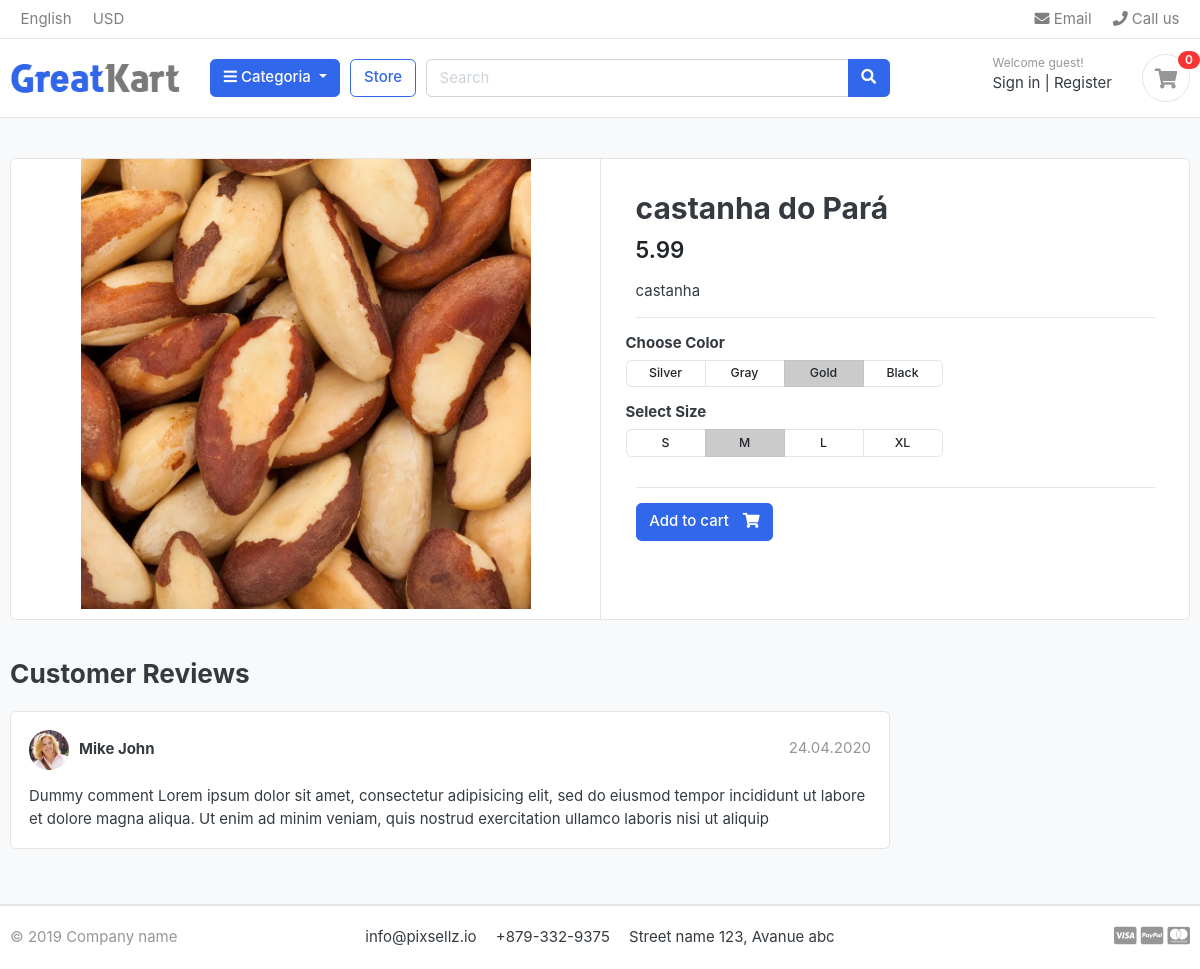
The page /loja/produtos_naturais/castanha-do-para/ on the database its author committed.
### produtos/models.py (models this page shows, shortened)
class Produto(models.Model):
    categoria =       models.ForeignKey(Categoria, on_delete=models.CASCADE)
    produto_nome =    models.CharField(max_length=200, unique=True)
    slug =            models.SlugField(max_length=200, unique=True)
    descricao =       models.CharField(max_length=200, unique=False)
    preco =           models.DecimalField(max_digits=12, decimal_places=2)
    imagens =         models.ImageField(upload_to='fotos/produtos',blank=True)
    estoque =         models.IntegerField()
    esta_disponivel = models.BooleanField(default=True)
    criado_em =       models.DateTimeField(auto_now_add=True)
    modificado_em =   models.DateTimeField(auto_now=True)

### produtos/views.py (the view)
# urls.py: path('<slug:categoria_slug>/<slug:produto_slug>/', views.visualizarDetalheProduto, name='visualizarDetalheProduto'),
def visualizarDetalheProduto(request, categoria_slug, produto_slug):
    produto = Produto.objects.get(slug = produto_slug, categoria__slug= categoria_slug)
    contexto = {
        'produto' : produto,
    }
    return render(request, 'produto_detalhe.html', contexto)

### carrinho/processador_contexto.py (called while the page is built)
def contador(request):
    contador = 0
    if 'admin' in request.path:
        return {}
    else:
        try:
            car = Carrinho.objects.filter(car_id = getCarId(request))
            car_items = CarItem.objects.all().filter(carrinho = car[:1])
            for car_item in car_items:
                contador += car_item.quantidade
        except Carrinho.DoesNotExist:
            contador = 0
    return dict(car_cont = contador)

### carrinho/views.py (called while the page is built)
def getCarId(request):
    carSession = request.session.session_key
    if not carSession:
        carSession = request.session.create()
    return carSession

### categoria/context_processors.py (called while the page is built)
def menu_categoria(request):
    lista_categoria = Categoria.objects.all()
    return dict(opcoes = lista_categoria)

### categoria/models.py (called while the page is built)
    def get_url(self):
        return reverse('produtos_por_categoria', args=[self.slug])

### templates/produto_detalhe.html
{% extends 'base.html' %}
{% load static %}
{% block content %}
<section class="section-content padding-y bg">
    <div class="container">
    <div class="card">
        <div class="row no-gutters">
            <aside class="col-md-6">
    <article class="gallery-wrap">
        <div class="img-big-wrap">
           <a href="#"><img src="{{ produto.imagens.url }}"></a>
        </div>
    </article>
            </aside>
            <main class="col-md-6 border-left">
    <article class="content-body">
    <h2 class="title">{{ produto.produto_nome }}</h2>
    <div class="mb-3">
        <var class="price h4">{{ produto.preco }}</var>
    </div>
    <p>{{ produto.descricao }}</p>
    <hr>
        <div class="row">
            <div class="item-option-select">
                <h6>Choose Color</h6>
                <div class="btn-group btn-group-sm btn-group-toggle" data-toggle="buttons">
                  <label class="btn btn-light">
                    <input type="radio" name="radio_color"> Silver
                  </label>
                  <label class="btn btn-light">
                    <input type="radio" name="radio_color" > Gray
                  </label>
                  <label class="btn btn-light active">
                    <input type="radio" name="radio_color checked"> Gold
                  </label>
                  <label class="btn btn-light">
                    <input type="radio" name="radio_color"> Black
                  </label>
                </div>
            </div>
        </div>
        <div class="row">
            <div class="item-option-select">
                <h6>Select Size</h6>
                <div class="btn-group btn-group-sm btn-group-toggle" data-toggle="buttons">
                  <label class="btn btn-light">
                    <input type="radio" name="radio_color"> S
                  </label>
                  <label class="btn btn-light active">
                    <input type="radio" name="radio_color" checked> M
                  </label>
                  <label class="btn btn-light">
                    <input type="radio" name="radio_color"> L
                  </label>
                  <label class="btn btn-light">
                    <input type="radio" name="radio_color"> XL
                  </label>
                </div>
            </div>
        </div>
        <hr>
        <a href="{% url 'adicionarCarrinho' produto.id %}" class="btn  btn-primary"> <span class="text">Add to cart</span> <i class="fas fa-shopping-cart"></i>  </a>
    </article>
            </main>
        </div>
    </div>
    <br>
    <div class="row">
                <div class="col-md-9">
        <header class="section-heading">
            <h3>Customer Reviews </h3>
        </header>
        <article class="box mb-3">
            <div class="icontext w-100">
                <img src="./images/avatars/avatar1.jpg" class="img-xs icon rounded-circle">
                <div class="text">
                    <span class="date text-muted float-md-right">24.04.2020 </span>
                    <h6 class="mb-1">Mike John </h6>
                </div>
            </div>
            <div class="mt-3">
                <p>
                    Dummy comment Lorem ipsum dolor sit amet, consectetur adipisicing elit, sed do eiusmod
                    tempor incididunt ut labore et dolore magna aliqua. Ut enim ad minim veniam,
                    quis nostrud exercitation ullamco laboris nisi ut aliquip
                </p>
            </div>
        </article>
        </div>
    </div>
    </div>
    </section>
    {% endblock content %}

### static/css/ui.css (style rules this page uses)
html { font-family: "Inter", sans-serif; font-size: 15px; }
.content-body { flex: 1 1 auto; padding: 2rem 2.3rem; }
.img-xs, .img-sm, .img-md, .img-lg { -o-object-fit: cover; object-fit: cover; flex-shrink: 0; flex-grow: 0; }
.img-xs { width: 40px; height: 40px; }
.padding-y { padding-top: 40px; padding-bottom: 40px; }
var { font-style: normal; }
article:after, .form-group:after { display: block; clear: both; content: ""; }
.bg { background-color: #f8f9fa; }
.section-heading { margin-bottom: 20px; margin-top: 15px; }
p:last-child { margin-bottom: 0; }
.btn-light { background-color: #fff; border-color: #e4e4e4; }
.btn .text + i { margin-left: 10px; }
.icontext { display: inline-flex; align-items: center; vertical-align: middle; }
.icontext .text { width: 100%; line-height: 1.2; }
.icontext .icon { position: relative; margin-right: 10px; flex-shrink: 0; flex-grow: 0; }
.price { font-weight: 600; color: #212529; }
.box { padding: 18px; background: #fff; border-radius: 0.37rem; border: 1px solid #e4e4e4; }
.box img { max-width: 100%; }
.gallery-wrap .img-big-wrap { margin-bottom: 10px; border-radius: 0.37rem; overflow: hidden; background-color: #fff; }
.gallery-wrap .img-big-wrap a { text-align: center; display: block; }
.gallery-wrap .img-big-wrap img { height: 450px; width: auto; display: inline-block; }
.item-option-select { margin-bottom: 1rem; display: inline-block; margin-right: 15px; }
.item-option-select .btn { min-width: 80px; }

### rows shown on the page
Produto: imagens (picture), produto_nome "castanha do Pará", preco "5.99", descricao "castanha"

### other values the page prints
{{ car_cont }} "0"
